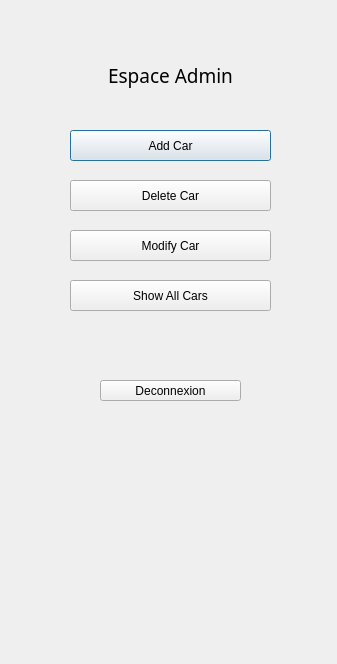
<?xml version="1.0" encoding="UTF-8"?>
<ui version="4.0">
 <class>Dialog</class>
 <widget class="QDialog" name="Dialog">
  <property name="geometry">
   <rect>
    <x>0</x>
    <y>0</y>
    <width>337</width>
    <height>664</height>
   </rect>
  </property>
  <property name="windowTitle">
   <string>Dialog</string>
  </property>
  <widget class="QPushButton" name="pushButton">
   <property name="geometry">
    <rect>
     <x>70</x>
     <y>130</y>
     <width>201</width>
     <height>31</height>
    </rect>
   </property>
   <property name="text">
    <string>Add Car</string>
   </property>
  </widget>
  <widget class="QPushButton" name="pushButton_2">
   <property name="geometry">
    <rect>
     <x>70</x>
     <y>180</y>
     <width>201</width>
     <height>31</height>
    </rect>
   </property>
   <property name="text">
    <string>Delete Car</string>
   </property>
  </widget>
  <widget class="QPushButton" name="pushButton_3">
   <property name="geometry">
    <rect>
     <x>70</x>
     <y>230</y>
     <width>201</width>
     <height>31</height>
    </rect>
   </property>
   <property name="text">
    <string>Modify Car</string>
   </property>
  </widget>
  <widget class="QPushButton" name="pushButton_4">
   <property name="geometry">
    <rect>
     <x>70</x>
     <y>280</y>
     <width>201</width>
     <height>31</height>
    </rect>
   </property>
   <property name="text">
    <string>Show All Cars</string>
   </property>
  </widget>
  <widget class="QPushButton" name="pushButton_5">
   <property name="geometry">
    <rect>
     <x>100</x>
     <y>380</y>
     <width>141</width>
     <height>21</height>
    </rect>
   </property>
   <property name="text">
    <string>Deconnexion</string>
   </property>
  </widget>
  <widget class="QLabel" name="label">
   <property name="geometry">
    <rect>
     <x>100</x>
     <y>60</y>
     <width>141</width>
     <height>31</height>
    </rect>
   </property>
   <property name="font">
    <font>
     <family>Mongolian Baiti</family>
     <pointsize>14</pointsize>
    </font>
   </property>
   <property name="text">
    <string>Espace Admin</string>
   </property>
   <property name="alignment">
    <set>Qt::AlignCenter</set>
   </property>
  </widget>
 </widget>
 <resources/>
 <connections/>
</ui>
